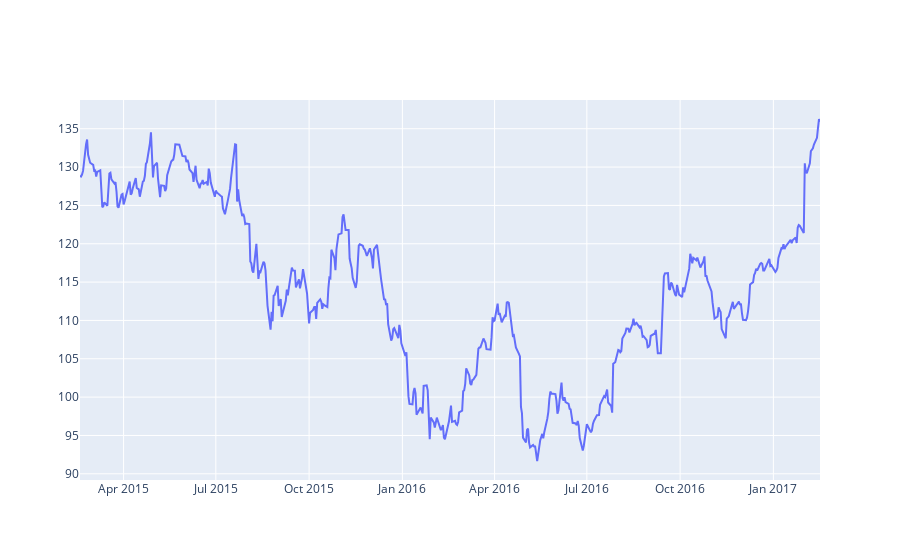

Notebook source saved alongside this figure:
### Code cell
# Using graph_objects
import plotly.graph_objects as go

import pandas as pd
df = pd.read_csv('https://raw.githubusercontent.com/plotly/datasets/master/finance-charts-apple.csv')

fig = go.Figure([go.Scatter(x=df['Date'], y=df['AAPL.High'])])
fig.show()

### Figure 1 — Plotly figure (JSON) as saved in the notebook; plotly's stock layout.template omitted (floating-point values rounded to 4 significant figures; data arrays with more than 128 entries replaced by an {"elided": "..."} marker saying what was removed)
{"data": [{"type": "scatter", "x": {"elided": "506 str values"}, "y": {"elided": "506 float values"}}], "layout": {}}
